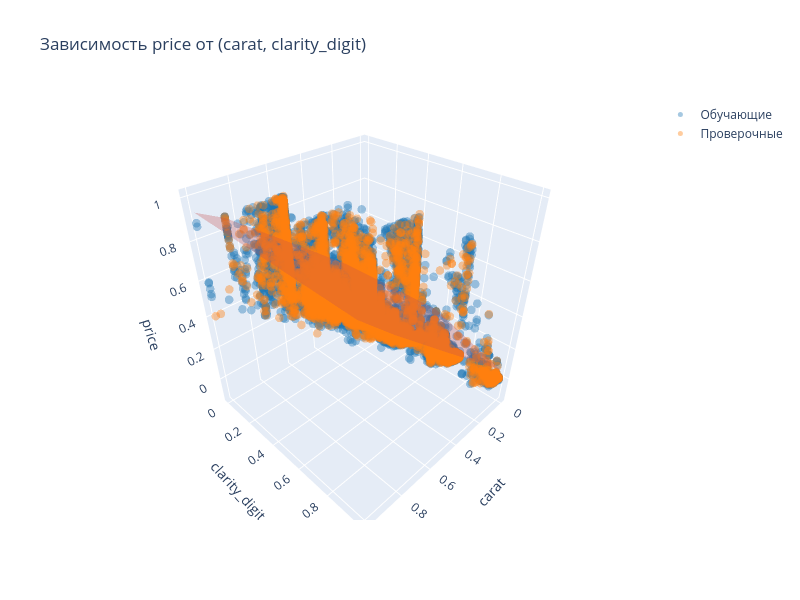

Notebook source saved alongside this figure:
### Code cell
my3dplot(
    xNorm_train, yNorm_train,  True, 
    xNorm_test,  yNorm_test,   True, 
    yNorm_pred_m1,             True, 
    x1Name= "carat",  x2Name="clarity_digit", y_targetName= target[0], # Имена столбцов из таблиц  xNorm_train, xNorm_test, yNorm_pred_m1
    pointSize = 5,    
    pointTransparency  = 0.4, 
    meshTransparency   = 0.3  
)

### Figure 1 — Plotly figure (JSON) as saved in the notebook; plotly's stock layout.template omitted (floating-point values rounded to 4 significant figures; data arrays with more than 128 entries replaced by an {"elided": "..."} marker saying what was removed)
{"data": [{"marker": {"color": "#1f77b4", "opacity": 0.4, "size": 5}, "mode": "markers", "name": "Обучающие", "type": "scatter3d", "x": {"elided": "33971 float values"}, "y": {"elided": "33971 float values"}, "z": {"elided": "33971 float values"}}, {"marker": {"color": "#ff7f0e", "opacity": 0.4, "size": 5}, "mode": "markers", "name": "Проверочные", "type": "scatter3d", "x": {"elided": "14559 float values"}, "y": {"elided": "14559 float values"}, "z": {"elided": "14559 float values"}}, {"color": "rgb(244,100,100)", "name": "Вычисленный", "opacity": 0.3, "type": "mesh3d", "x": {"elided": "14559 float values"}, "y": {"elided": "14559 float values"}, "z": {"elided": "14559 float values"}}], "layout": {"height": 600, "scene": {"xaxis": {"title": {"text": "carat"}}, "yaxis": {"title": {"text": "clarity_digit"}}, "zaxis": {"title": {"text": "price"}}}, "title": {"text": "Завиcимость price от (carat, clarity_digit)"}, "width": 800}}
